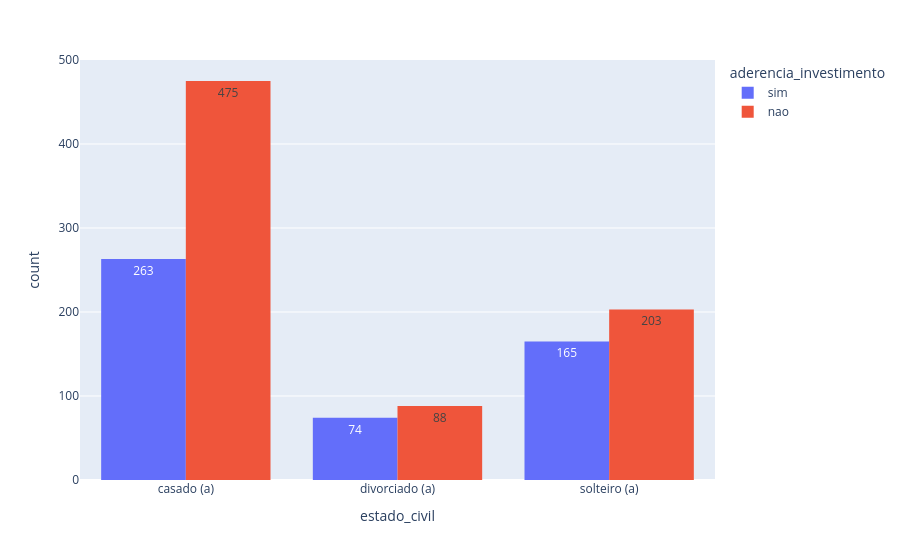

The code cell stored with this chart in its notebook:
### Code cell
px.histogram(dados, x='estado_civil', text_auto=True, color='aderencia_investimento', barmode='group')

### Figure 1 — Plotly figure (JSON) as saved in the notebook; plotly's stock layout.template omitted (floating-point values rounded to 4 significant figures; data arrays with more than 128 entries replaced by an {"elided": "..."} marker saying what was removed)
{"data": [{"alignmentgroup": "True", "bingroup": "x", "hovertemplate": "aderencia_investimento=sim<br>estado_civil=%{x}<br>count=%{y}<extra></extra>", "legendgroup": "sim", "marker": {"color": "#636efa", "pattern": {"shape": ""}}, "name": "sim", "offsetgroup": "sim", "orientation": "v", "showlegend": true, "texttemplate": "%{value}", "type": "histogram", "x": {"elided": "502 str values"}, "xaxis": "x", "yaxis": "y"}, {"alignmentgroup": "True", "bingroup": "x", "hovertemplate": "aderencia_investimento=nao<br>estado_civil=%{x}<br>count=%{y}<extra></extra>", "legendgroup": "nao", "marker": {"color": "#EF553B", "pattern": {"shape": ""}}, "name": "nao", "offsetgroup": "nao", "orientation": "v", "showlegend": true, "texttemplate": "%{value}", "type": "histogram", "x": {"elided": "766 str values"}, "xaxis": "x", "yaxis": "y"}], "layout": {"barmode": "group", "legend": {"title": {"text": "aderencia_investimento"}, "tracegroupgap": 0}, "margin": {"t": 60}, "xaxis": {"anchor": "y", "domain": [0, 1], "title": {"text": "estado_civil"}}, "yaxis": {"anchor": "x", "domain": [0, 1], "title": {"text": "count"}}}}
